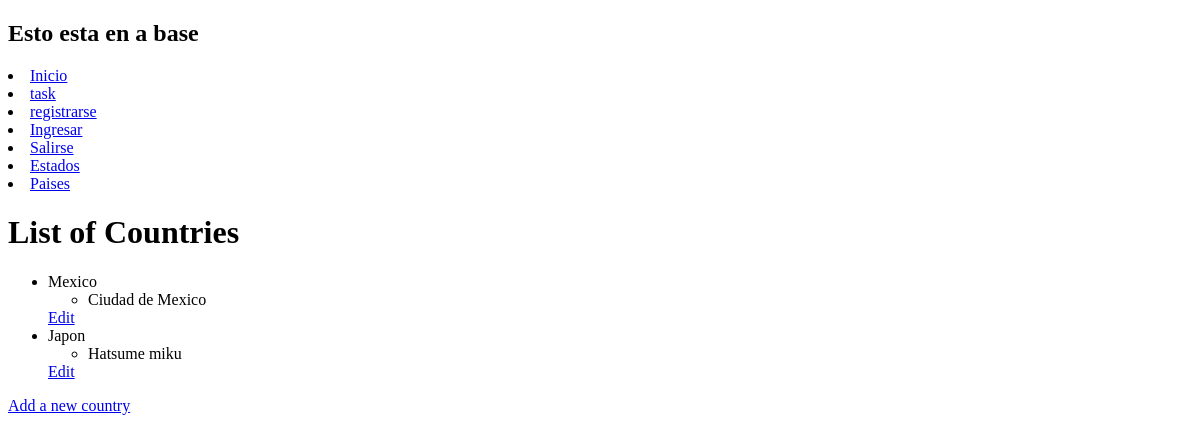
The page /countries/ on the database as committed earlier.
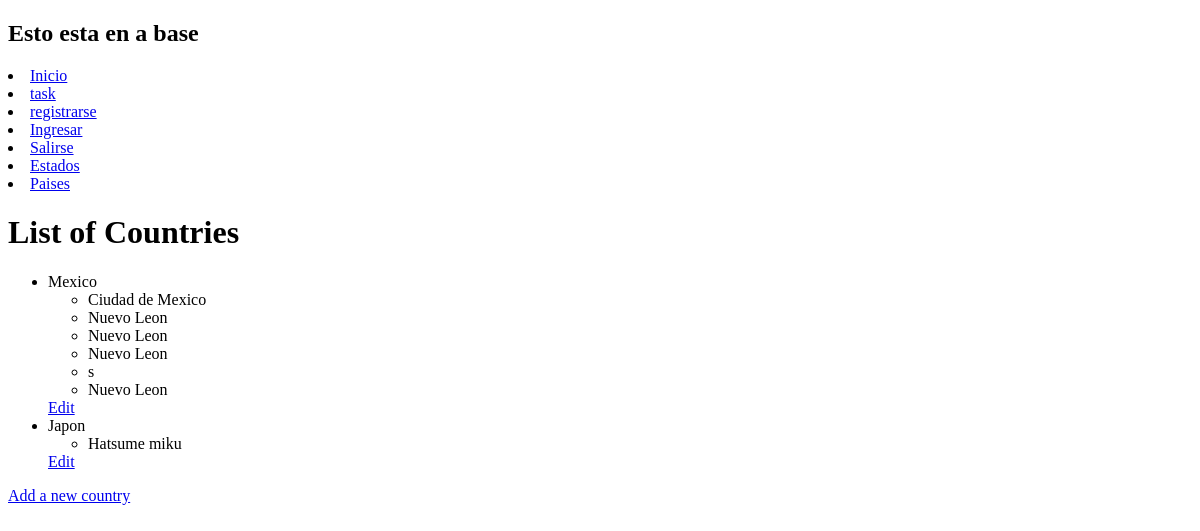
The same page on the database as committed later.
### zy2/models.py (models this page shows, shortened)
class Country(models.Model):
    name = models.CharField(max_length=100)

class State(models.Model):
    name = models.CharField(max_length=100)
    country = models.ForeignKey(Country, on_delete=models.CASCADE)

### zy2/views.py (the view)
# urls.py: path('countries/', views.list_countries, name='list_countries'),
def list_countries(request):
    countries = Country.objects.all()
    return render(request, 'list_countries.html', {'countries': countries})

### zy2/templates/list_countries.html
{% extends 'base.html' %}
{% block content %}
<h1>List of Countries</h1>
<ul>
{% for country in countries %}
    <li>
    {{ country.name }}
    <ul>
        {% for state in country.state_set.all %}
        <li>{{ state.name }}</li>
        {% empty %}
        <li>No states for this country yet.</li>
        {% endfor %}
    </ul>
    <a href="{% url 'update_country' country.id %}">Edit</a>
    </li>
{% empty %}
    <li>No countries have been added yet.</li>
{% endfor %}
</ul>
<a href="{% url 'add_country' %}">Add a new country</a>
{% endblock %}

Rows that differ between the two databases and show on the page:
added State: name "Nuevo Leon", shown under Country "Mexico"
added State: name "Nuevo Leon", shown under Country "Mexico"
added State: name "Nuevo Leon", shown under Country "Mexico"
added State: name "s", shown under Country "Mexico"
added State: name "Nuevo Leon", shown under Country "Mexico"
